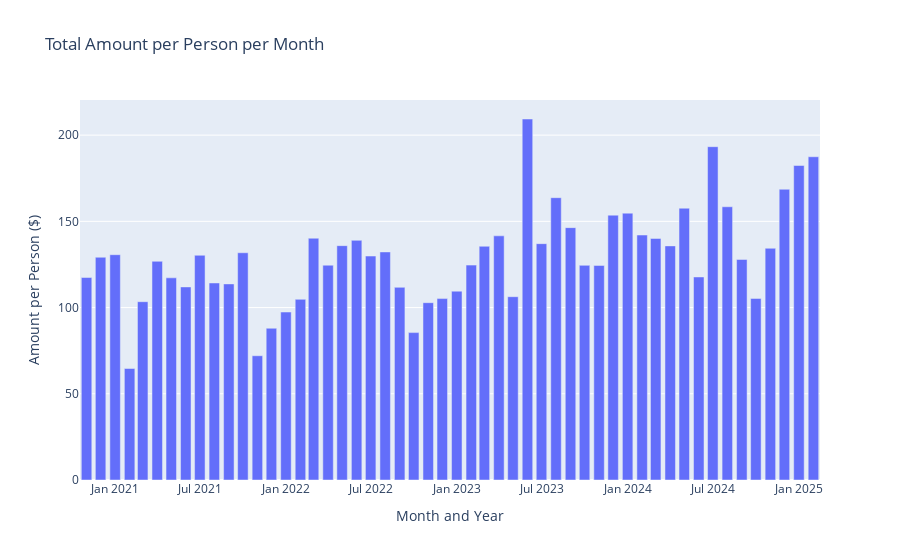

Notebook code for this chart:
### Code cell
# group by year and month, sum Amount
monthly_amount = df.groupby(df["Date"].dt.to_period("M"))["Amount"].sum().reset_index()
monthly_amount["Date"] = monthly_amount["Date"].astype(
    str
)  # convert to string for Plotly

# calculate amount per person
monthly_amount["Amount_per_person"] = monthly_amount["Amount"] / 3

# plot
fig = px.bar(
    monthly_amount,
    x="Date",
    y="Amount_per_person",
    title="Total Amount per Person per Month",
    labels={"Date": "Month and Year", "Amount_per_person": "Amount per Person ($)"},
)

# format y-axis to show currency
fig.update_traces(hovertemplate="Month and Year: %{x}<br>Amount per Person: $%{y:.2f}")
fig.show()

### Figure 1 — Plotly figure (JSON) as saved in the notebook; plotly's stock layout.template omitted (floating-point values rounded to 4 significant figures)
{"data": [{"alignmentgroup": "True", "hovertemplate": "Month and Year: %{x}<br>Amount per Person: $%{y:.2f}", "legendgroup": "", "marker": {"color": "#636efa", "pattern": {"shape": ""}}, "name": "", "offsetgroup": "", "orientation": "v", "showlegend": false, "textposition": "auto", "type": "bar", "x": ["2020-11", "2020-12", "2021-01", "2021-02", "2021-03", "2021-04", "2021-05", "2021-06", "2021-07", "2021-08", "2021-09", "2021-10", "2021-11", "2021-12", "2022-01", "2022-02", "2022-03", "2022-04", "2022-05", "2022-06", "2022-07", "2022-08", "2022-09", "2022-10", "2022-11", "2022-12", "2023-01", "2023-02", "2023-03", "2023-04", "2023-05", "2023-06", "2023-07", "2023-08", "2023-09", "2023-10", "2023-11", "2023-12", "2024-01", "2024-02", "2024-03", "2024-04", "2024-05", "2024-06", "2024-07", "2024-08", "2024-09", "2024-10", "2024-11", "2024-12", "2025-01", "2025-02"], "xaxis": "x", "y": [117.4, 129.2, 130.7, 64.67, 103.4, 126.8, 117.2, 112.0, 130.3, 114.3, 113.7, 131.8, 72.07, 88.01, 97.41, 104.8, 140.2, 124.6, 135.9, 139.0, 129.9, 132.3, 111.7, 85.49, 102.8, 105.2, 109.5, 124.6, 135.5, 141.6, 106.3, 209.4, 137.1, 163.7, 146.4, 124.5, 124.4, 153.6, 154.8, 142.1, 140.1, 135.8, 157.6, 117.8, 193.3, 158.5, 127.9, 105.3, 134.4, 168.6, 182.4, 187.5], "yaxis": "y"}], "layout": {"barmode": "relative", "legend": {"tracegroupgap": 0}, "title": {"text": "Total Amount per Person per Month"}, "xaxis": {"anchor": "y", "domain": [0, 1], "title": {"text": "Month and Year"}}, "yaxis": {"anchor": "x", "domain": [0, 1], "title": {"text": "Amount per Person ($)"}}}}
